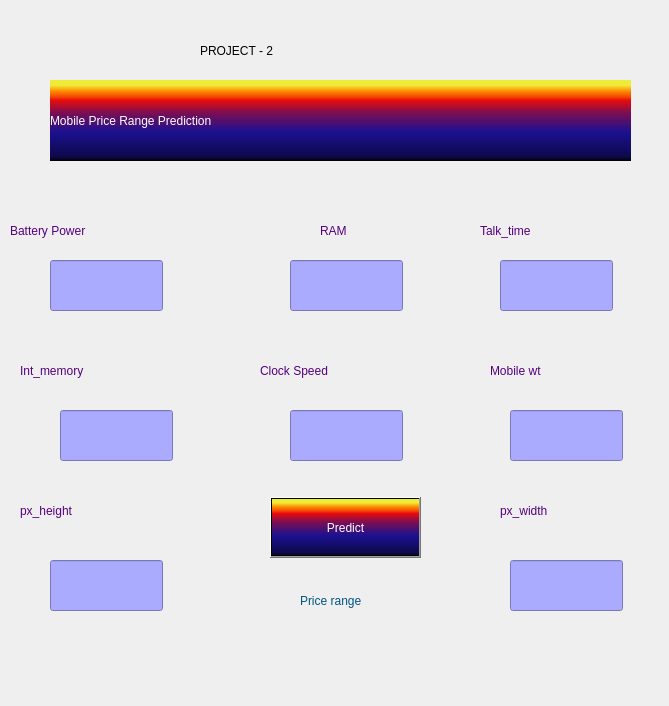
<?xml version="1.0" encoding="UTF-8"?>
<ui version="4.0">
 <class>Form</class>
 <widget class="QWidget" name="Form">
  <property name="geometry">
   <rect>
    <x>0</x>
    <y>0</y>
    <width>669</width>
    <height>706</height>
   </rect>
  </property>
  <property name="windowTitle">
   <string>Form</string>
  </property>
  <widget class="QLabel" name="label">
   <property name="geometry">
    <rect>
     <x>174</x>
     <y>29</y>
     <width>271</width>
     <height>51</height>
    </rect>
   </property>
   <property name="text">
    <string/>
   </property>
  </widget>
  <widget class="QLabel" name="label_2">
   <property name="geometry">
    <rect>
     <x>200</x>
     <y>20</y>
     <width>281</width>
     <height>61</height>
    </rect>
   </property>
   <property name="styleSheet">
    <string notr="true">font: 75 italic 36pt &quot;Perpetua&quot;;</string>
   </property>
   <property name="text">
    <string>PROJECT - 2</string>
   </property>
  </widget>
  <widget class="QLabel" name="label_3">
   <property name="geometry">
    <rect>
     <x>50</x>
     <y>80</y>
     <width>581</width>
     <height>81</height>
    </rect>
   </property>
   <property name="styleSheet">
    <string notr="true">font: 75 italic 36pt &quot;Perpetua&quot;;
color: rgb(255, 255, 255);
background-color: qlineargradient(spread:pad, x1:0, y1:1, x2:0, y2:0, stop:0 rgba(0, 0, 0, 255), stop:0.05 rgba(14, 8, 73, 255), stop:0.36 rgba(28, 17, 145, 255), stop:0.6 rgba(126, 14, 81, 255), stop:0.75 rgba(234, 11, 11, 255), stop:0.79 rgba(244, 70, 5, 255), stop:0.86 rgba(255, 136, 0, 255), stop:0.935 rgba(239, 236, 55, 255));</string>
   </property>
   <property name="text">
    <string>Mobile Price Range Prediction</string>
   </property>
  </widget>
  <widget class="QLabel" name="label_4">
   <property name="geometry">
    <rect>
     <x>10</x>
     <y>200</y>
     <width>251</width>
     <height>61</height>
    </rect>
   </property>
   <property name="styleSheet">
    <string notr="true">
font: 75 22pt &quot;MS Shell Dlg 2&quot;;
color: rgb(85, 0, 127);</string>
   </property>
   <property name="text">
    <string>Battery Power</string>
   </property>
  </widget>
  <widget class="QLabel" name="label_5">
   <property name="geometry">
    <rect>
     <x>260</x>
     <y>340</y>
     <width>211</width>
     <height>61</height>
    </rect>
   </property>
   <property name="styleSheet">
    <string notr="true">
font: 75 22pt &quot;MS Shell Dlg 2&quot;;
color: rgb(85, 0, 127);</string>
   </property>
   <property name="text">
    <string>Clock Speed</string>
   </property>
  </widget>
  <widget class="QLabel" name="label_6">
   <property name="geometry">
    <rect>
     <x>20</x>
     <y>340</y>
     <width>211</width>
     <height>61</height>
    </rect>
   </property>
   <property name="styleSheet">
    <string notr="true">
font: 75 22pt &quot;MS Shell Dlg 2&quot;;
color: rgb(85, 0, 127);</string>
   </property>
   <property name="text">
    <string>Int_memory</string>
   </property>
  </widget>
  <widget class="QLabel" name="label_7">
   <property name="geometry">
    <rect>
     <x>490</x>
     <y>340</y>
     <width>181</width>
     <height>61</height>
    </rect>
   </property>
   <property name="styleSheet">
    <string notr="true">
font: 75 22pt &quot;MS Shell Dlg 2&quot;;
color: rgb(85, 0, 127);</string>
   </property>
   <property name="text">
    <string>Mobile wt</string>
   </property>
  </widget>
  <widget class="QLabel" name="label_8">
   <property name="geometry">
    <rect>
     <x>20</x>
     <y>480</y>
     <width>181</width>
     <height>61</height>
    </rect>
   </property>
   <property name="styleSheet">
    <string notr="true">
font: 75 22pt &quot;MS Shell Dlg 2&quot;;
color: rgb(85, 0, 127);</string>
   </property>
   <property name="text">
    <string>px_height  </string>
   </property>
  </widget>
  <widget class="QLabel" name="label_9">
   <property name="geometry">
    <rect>
     <x>500</x>
     <y>480</y>
     <width>161</width>
     <height>61</height>
    </rect>
   </property>
   <property name="styleSheet">
    <string notr="true">
font: 75 22pt &quot;MS Shell Dlg 2&quot;;
color: rgb(85, 0, 127);</string>
   </property>
   <property name="text">
    <string>px_width</string>
   </property>
  </widget>
  <widget class="QLabel" name="label_10">
   <property name="geometry">
    <rect>
     <x>320</x>
     <y>200</y>
     <width>101</width>
     <height>61</height>
    </rect>
   </property>
   <property name="styleSheet">
    <string notr="true">
font: 75 22pt &quot;MS Shell Dlg 2&quot;;
color: rgb(85, 0, 127);</string>
   </property>
   <property name="text">
    <string>RAM</string>
   </property>
  </widget>
  <widget class="QLabel" name="label_11">
   <property name="geometry">
    <rect>
     <x>480</x>
     <y>200</y>
     <width>191</width>
     <height>61</height>
    </rect>
   </property>
   <property name="styleSheet">
    <string notr="true">
font: 75 22pt &quot;MS Shell Dlg 2&quot;;
color: rgb(85, 0, 127);</string>
   </property>
   <property name="text">
    <string>Talk_time</string>
   </property>
  </widget>
  <widget class="QLineEdit" name="power">
   <property name="geometry">
    <rect>
     <x>50</x>
     <y>260</y>
     <width>113</width>
     <height>51</height>
    </rect>
   </property>
   <property name="styleSheet">
    <string notr="true">background-color: rgb(170, 170, 255);</string>
   </property>
  </widget>
  <widget class="QLineEdit" name="clk">
   <property name="geometry">
    <rect>
     <x>290</x>
     <y>410</y>
     <width>113</width>
     <height>51</height>
    </rect>
   </property>
   <property name="styleSheet">
    <string notr="true">background-color: rgb(170, 170, 255);</string>
   </property>
  </widget>
  <widget class="QLineEdit" name="ram">
   <property name="geometry">
    <rect>
     <x>290</x>
     <y>260</y>
     <width>113</width>
     <height>51</height>
    </rect>
   </property>
   <property name="styleSheet">
    <string notr="true">background-color: rgb(170, 170, 255);</string>
   </property>
  </widget>
  <widget class="QLineEdit" name="talktime">
   <property name="geometry">
    <rect>
     <x>500</x>
     <y>260</y>
     <width>113</width>
     <height>51</height>
    </rect>
   </property>
   <property name="styleSheet">
    <string notr="true">background-color: rgb(170, 170, 255);</string>
   </property>
  </widget>
  <widget class="QLineEdit" name="memory">
   <property name="geometry">
    <rect>
     <x>60</x>
     <y>410</y>
     <width>113</width>
     <height>51</height>
    </rect>
   </property>
   <property name="styleSheet">
    <string notr="true">background-color: rgb(170, 170, 255);</string>
   </property>
  </widget>
  <widget class="QLineEdit" name="wt">
   <property name="geometry">
    <rect>
     <x>510</x>
     <y>410</y>
     <width>113</width>
     <height>51</height>
    </rect>
   </property>
   <property name="styleSheet">
    <string notr="true">background-color: rgb(170, 170, 255);</string>
   </property>
  </widget>
  <widget class="QLineEdit" name="height">
   <property name="geometry">
    <rect>
     <x>50</x>
     <y>560</y>
     <width>113</width>
     <height>51</height>
    </rect>
   </property>
   <property name="styleSheet">
    <string notr="true">background-color: rgb(170, 170, 255);</string>
   </property>
  </widget>
  <widget class="QLineEdit" name="width">
   <property name="geometry">
    <rect>
     <x>510</x>
     <y>560</y>
     <width>113</width>
     <height>51</height>
    </rect>
   </property>
   <property name="styleSheet">
    <string notr="true">background-color: rgb(170, 170, 255);</string>
   </property>
  </widget>
  <widget class="QPushButton" name="pushButton">
   <property name="geometry">
    <rect>
     <x>270</x>
     <y>497</y>
     <width>151</width>
     <height>61</height>
    </rect>
   </property>
   <property name="styleSheet">
    <string notr="true">font: 75 italic 36pt &quot;Perpetua&quot;;
color: rgb(255, 255, 255);
background-color: qlineargradient(spread:pad, x1:0, y1:1, x2:0, y2:0, stop:0 rgba(0, 0, 0, 255), stop:0.05 rgba(14, 8, 73, 255), stop:0.36 rgba(28, 17, 145, 255), stop:0.6 rgba(126, 14, 81, 255), stop:0.75 rgba(234, 11, 11, 255), stop:0.79 rgba(244, 70, 5, 255), stop:0.86 rgba(255, 136, 0, 255), stop:0.935 rgba(239, 236, 55, 255));</string>
   </property>
   <property name="text">
    <string>Predict</string>
   </property>
  </widget>
  <widget class="QLabel" name="res">
   <property name="geometry">
    <rect>
     <x>300</x>
     <y>570</y>
     <width>81</width>
     <height>61</height>
    </rect>
   </property>
   <property name="styleSheet">
    <string notr="true">
font: 75 22pt &quot;MS Shell Dlg 2&quot;;
color: rgb(0, 85, 127);</string>
   </property>
   <property name="text">
    <string>Price range</string>
   </property>
  </widget>
  <widget class="QLabel" name="string">
   <property name="geometry">
    <rect>
     <x>230</x>
     <y>630</y>
     <width>241</width>
     <height>61</height>
    </rect>
   </property>
   <property name="styleSheet">
    <string notr="true">
font: 75 22pt &quot;MS Shell Dlg 2&quot;;
color: rgb(0, 85, 127);</string>
   </property>
   <property name="text">
    <string/>
   </property>
  </widget>
 </widget>
 <resources/>
 <connections/>
</ui>
